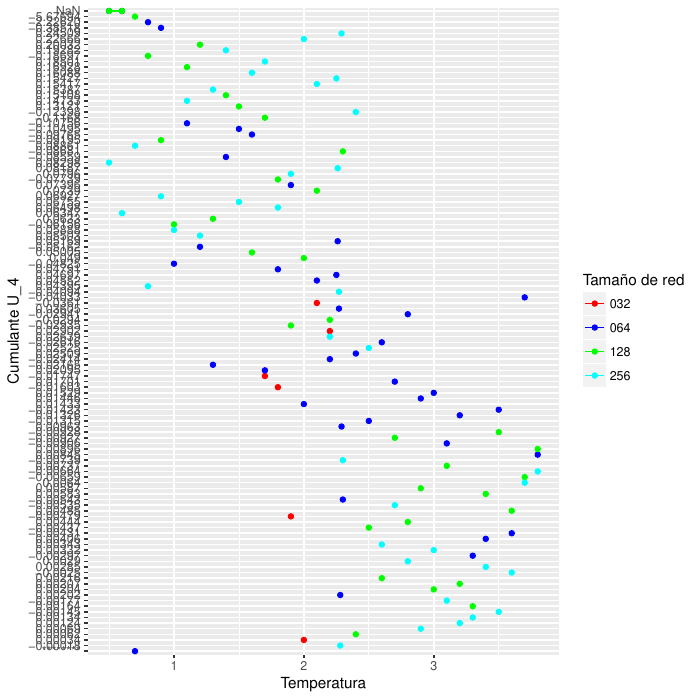

This figure's R source:
require(ggplot2)

file32 <- 'L=032/OutputFile.log'
file64 <- 'L=064/OutputFile.log'
file128 <- 'L=128/OutputFile.log'
file256 <- 'L=256/OutputFile.log'
file512 <- 'L=512/OutputFile.log'

data32	<- read.csv(file32,stringsAsFactors=F,header=T,sep='')
data64	<- read.csv(file64,stringsAsFactors=F,header=T,sep='')
data128 <- read.csv(file128,stringsAsFactors=F,header=T,sep='')
data256 <- read.csv(file256,stringsAsFactors=F,header=T,sep='')
data512 <- read.csv(file512,stringsAsFactors=F,header=T,sep='')


#Names
names(data32) <- c("Alfa", "Temperatura", "Energy", "Cv", "AbsmagnetFerro", "magnetFerro", "AbssusceptFerro", "susceptFerro", "cumulantFerro", "magnetAnti", "susceptAnti","cumulantAnti")
names(data64) <- c("Alfa", "Temperatura", "Energy", "Cv", "AbsmagnetFerro", "magnetFerro", "AbssusceptFerro", "susceptFerro", "cumulantFerro", "magnetAnti", "susceptAnti","cumulantAnti")
names(data128) <- c("Alfa", "Temperatura", "Energy", "Cv", "AbsmagnetFerro", "magnetFerro", "AbssusceptFerro", "susceptFerro", "cumulantFerro", "magnetAnti", "susceptAnti","cumulantAnti")
names(data256) <- c("Alfa", "Temperatura", "Energy", "Cv", "AbsmagnetFerro", "magnetFerro", "AbssusceptFerro", "susceptFerro", "cumulantFerro", "magnetAnti", "susceptAnti","cumulantAnti")
names(data512) <- c("Alfa", "Temperatura", "Energy", "Cv", "AbsmagnetFerro", "magnetFerro", "AbssusceptFerro", "susceptFerro", "cumulantFerro", "magnetAnti", "susceptAnti","cumulantAnti")

temps <- unique(data128$Temperatura)

#Fixed Alfa
alphaVals <- unique(data32$Alfa)

dataL32 <- data32[data32$Alfa==alphaVals[1],]
	dataL32 <- dataL32[with(dataL32,order(Temperatura)),]
dataL64 <- data64[data64$Alfa==alphaVals[1],]
	dataL64 <- dataL64[with(dataL64,order(Temperatura)),]
dataL128 <- data128[data128$Alfa==alphaVals[1],]
	dataL128 <- dataL128[with(dataL128,order(Temperatura)),]
dataL256 <- data256[data256$Alfa==alphaVals[1],]
	dataL256 <- dataL256[with(dataL256,order(Temperatura)),]
dataL512 <- data512[data512$Alfa==alphaVals[1],]
	dataL512 <- dataL512[with(dataL512,order(Temperatura)),]

dataL32 <- cbind(dataL32,size='dataL32')
dataL64 <- cbind(dataL64,size='dataL64')
dataL128 <- cbind(dataL128,size='dataL128')
dataL256 <- cbind(dataL256,size='dataL256')
dataL512 <- cbind(dataL512,size='dataL512')

#Merge all the dataframes
df <- rbind(dataL32,dataL64,dataL128,dataL256)#dataL32,dataL64,dataL128,dataL256,dataL512
p <- ggplot(df, aes(Temperatura, cumulantAnti,colour=size)) + labs(x =("Temperatura"),y = ("Cumulante U_4"))
mainplot <- p %+% subset(df, Temperatura > 0 & Temperatura<100) +
	geom_point() + geom_line()+ #ylim(0.55,0.7) +
	scale_color_manual(values=c("red", "blue", "green","cyan","brown"),labels=c("032","064","128","256","512"))#,"brown"
mainplot$labels$colour <- 'Tamaño de red'
pdf("cumulant.pdf")#,"512"
print(mainplot)
dev.off()


Tc <- 2.269
#Cumulant
plot(dataL32$Temperatura,dataL32$cumulantFerro,pch=20,type='o',col='red',lty=1,xlim=c(0.5,4),ylim=c(0,0.7))
points(dataL64$Temperatura,dataL64$cumulantFerro,pch=20,type='o',col='blue',lty=1)
points(dataL128$Temperatura,dataL128$cumulantFerro,pch=20,type='o',col='seagreen1',lty=1)
points(dataL256$Temperatura,dataL256$cumulantFerro,pch=20,type='o',col='brown',lty=1)
points(dataL512$Temperatura,dataL512$cumulantFerro,pch=20,type='o',col='cyan',lty=1)
legend(x=0.5,y=0.4,legend=c("L=032","L=064","L=128","L=256","L=512"),pch=c(20,20,20,20,20),lty=c(1,1,1,1,1),col=c("red","blue","seagreen1","brown","cyan"))
#Cumulant Colapse
L <- 32
plot( L*(dataL32$Temperatura-Tc)/Tc,dataL32$cumulantFerro,pch=20,type='o',col='red',lty=1)
L<-64
points( L*(dataL64$Temperatura-Tc)/Tc,dataL64$cumulantFerro,pch=20,type='o',col='blue',lty=1)
L<-128
points( L*(dataL128$Temperatura-Tc)/Tc,dataL128$cumulantFerro,pch=20,type='o',col='seagreen1',lty=1)
L<- 256
points( L*(dataL256$Temperatura-Tc)/Tc,dataL256$cumulantFerro,pch=20,type='o',col='brown',lty=1)
L<- 512
points( L*(dataL512$Temperatura-Tc)/Tc,dataL512$cumulantFerro,pch=20,type='o',col='cyan',lty=1)
legend(x=0.5,y=0.4,legend=c("L=032","L=064","L=128","L=256","L=512"),pch=c(20,20,20,20,20),lty=c(1,1,1,1,1),col=c("red","blue","seagreen1","brown","cyan"))

#Magnet
plot(dataL32$Temperatura,dataL32$magnetFerro,pch=20,type='o',col='red',lty=1,xlim=c(0.5,4),ylim=c(0,0.7))
points(dataL64$Temperatura,dataL64$magnetFerro,pch=20,type='o',col='blue',lty=1)
points(dataL128$Temperatura,dataL128$magnetFerro,pch=20,type='o',col='seagreen1',lty=1)
points(dataL256$Temperatura,dataL256$magnetFerro,pch=20,type='o',col='brown',lty=1)
points(dataL512$Temperatura,dataL512$magnetFerro,pch=20,type='o',col='cyan',lty=1)
legend(x=0.5,y=0.4,legend=c("L=032","L=064","L=128","L=256","L=512"),pch=c(20,20,20,20,20),lty=c(1,1,1,1,1),col=c("red","blue","seagreen1","brown","cyan"))


#MagnetCollapse
exp <- 1/8
L <- 32
plot( L*(dataL32$Temperatura-Tc)/Tc,dataL32$magnetFerro*L^exp,pch=20,type='o',col='red',lty=1,xlim=c(0.5,4),ylim=c(0,0.7))
L<- 64
points( L*(dataL64$Temperatura-Tc)/Tc,dataL64$magnetFerro*L^exp,pch=20,type='o',col='blue',lty=1)
L <-128
points( L*(dataL128$Temperatura-Tc)/Tc,dataL128$magnetFerro*L^exp,pch=20,type='o',col='seagreen1',lty=1)
L <- 256
points( L*(dataL256$Temperatura-Tc)/Tc,dataL256$magnetFerro*L^exp,pch=20,type='o',col='brown',lty=1)
L<-512
points( L*(dataL512$Temperatura-Tc)/Tc,dataL512$magnetFerro*L^exp,pch=20,type='o',col='cyan',lty=1)
legend(x=0.5,y=0.4,legend=c("L=032","L=064","L=128","L=256","L=512"),pch=c(20,20,20,20,20),lty=c(1,1,1,1,1),col=c("red","blue","seagreen1","brown","cyan"))

